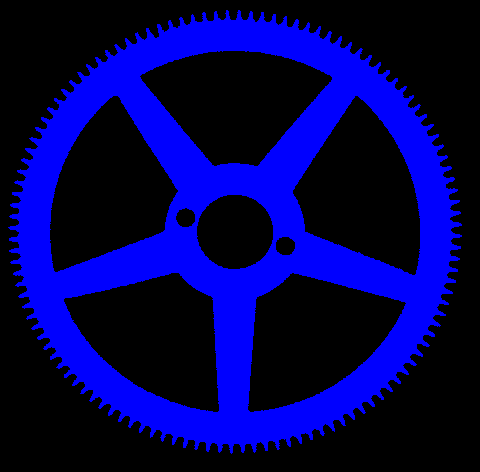
%> input picture vc/sample images/Wheel.bmp, 480 x 472 px
$ octave morfologia1.m   (GNU Octave 9; MATLAB toolbox functions it lacks are replaced by stand-ins)
%> lines starting %> are read from the running program, lines starting %| are printed output that depends on the picture; in (x1, y1, x2, y2) boxes, pixels count from 0 and x2, y2 are one past the last pixel; in counts of white or black regions, pixels touching at a corner belong together; the program's own positions count from 1
I = rgb2gray(imread('Wheel.bmp'));
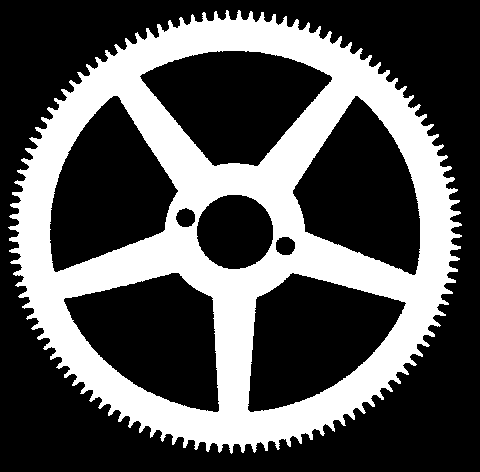
%> I: size 472x480 uint8; values 0 (black) and 29 (white), 33% white; 1 white region, box (x1, y1, x2, y2) and area: (8, 10, 462, 454) 74853
% h = imhist(I);
% bar(h);
BW = I > 15;
BW = imfill(BW,'holes');
%> BW: size 472x480 logical; 65.9% white; 1 black region, box (x1, y1, x2, y2) and area: (0, 0, 480, 472) 77176
EE = strel('disk',8);
EI = imerode(BW,EE);
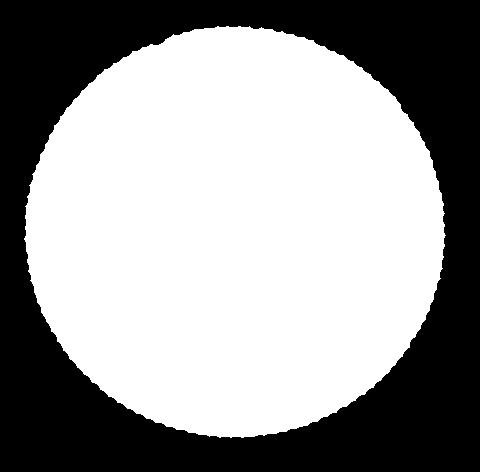
%> EI: size 472x480 logical; 59.7% white; 1 black region, box (x1, y1, x2, y2) and area: (0, 0, 480, 472) 91367
DI = imdilate(BW,EE);
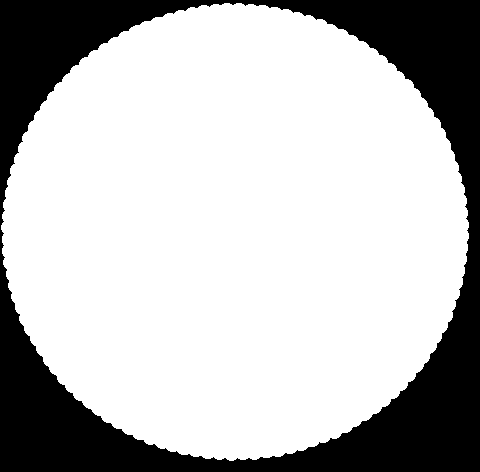
%> DI: size 472x480 logical; 73.7% white; 1 black region, box (x1, y1, x2, y2) and area: (0, 0, 480, 472) 59647
OI = imopen(BW,EE);
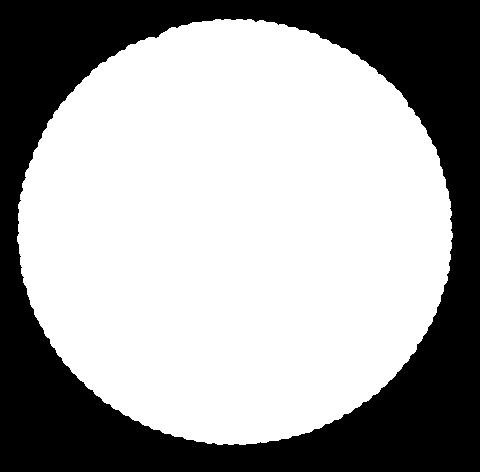
%> OI: size 472x480 logical; 64% white; 1 black region, box (x1, y1, x2, y2) and area: (0, 0, 480, 472) 81466
CI = imclose(BW,EE);
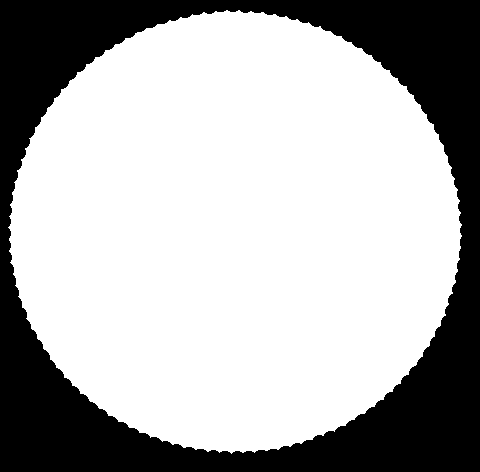
%> CI: size 472x480 logical; 68.8% white; 1 black region, box (x1, y1, x2, y2) and area: (0, 0, 480, 472) 70670
RI = and(BW,not(OI));
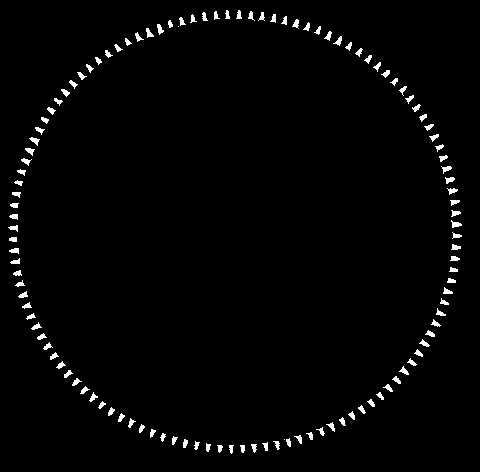
%> RI: size 472x480 logical; 1.9% white; 122 white regions (2 under 20 px), largest, box (x1, y1, x2, y2) and area: (451, 220, 462, 228) 48, (29, 137, 40, 146) 45, (157, 24, 164, 35) 44
RI = BW & not(OI);
EE = strel('disk',2);
RIF = imclose(RI,EE);
%> RIF: size 472x480 logical; 1.9% white; 119 white regions, largest, box (x1, y1, x2, y2) and area: (399, 86, 414, 104) 71, (451, 220, 462, 228) 48, (157, 24, 164, 35) 45
montage({BW,EI,DI,OI,CI,RI,RIF});
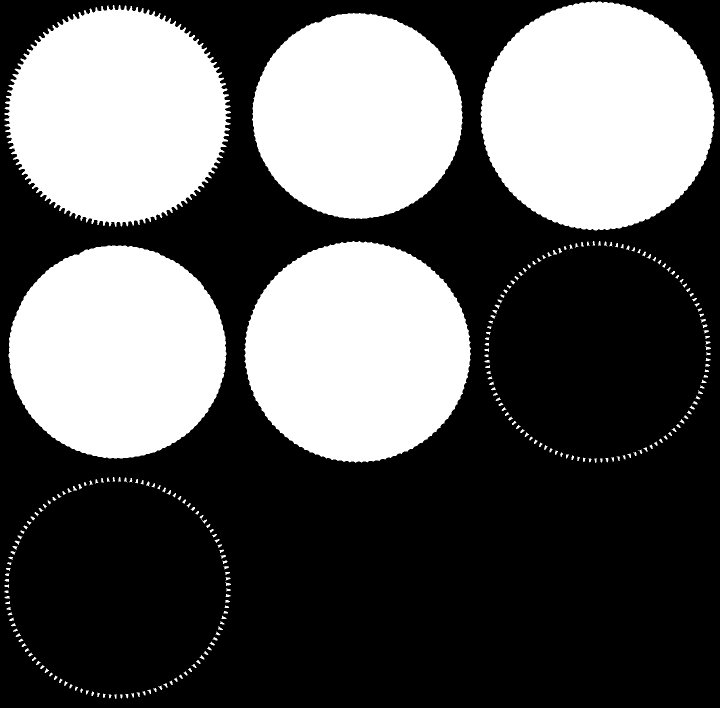
%> displayed picture: size 1416x1440 logical (shown at 1/2 size); 37.3% white; 246 white regions (2 under 20 px), largest, box (x1, y1, x2, y2) and area: (961, 3, 1429, 461) 166913, (488, 482, 942, 926) 155890, (8, 10, 462, 454) 149384
bwconncomp(RI)
%> ans = 122 connected components
bwconncomp(RIF)
%> ans = 119 connected components
%imshow(BW);

$ run again, with vc/sample images/103.bmp copied over vc/sample images/Wheel.bmp
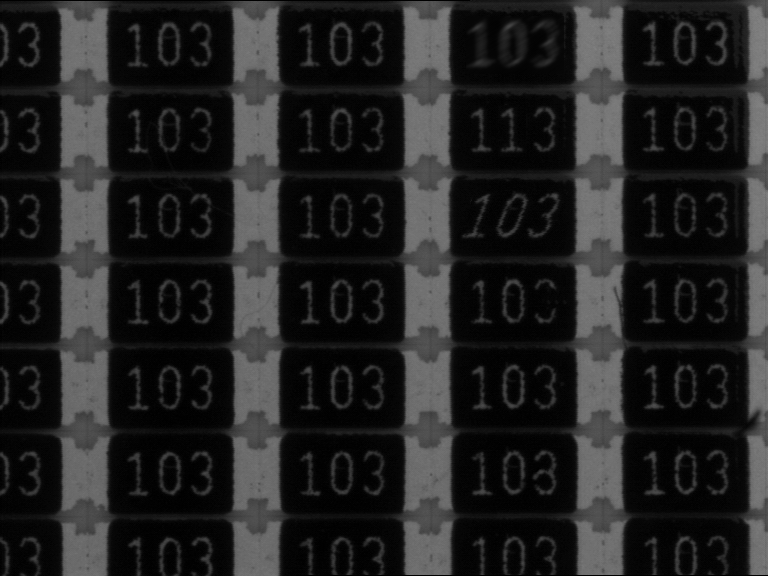
%> input picture vc/sample images/103.bmp, 768 x 576 px
%> I is the input picture: size 576x768 uint8; min 0, max 133, mean 35.6
%> `BW = I > 15;`:
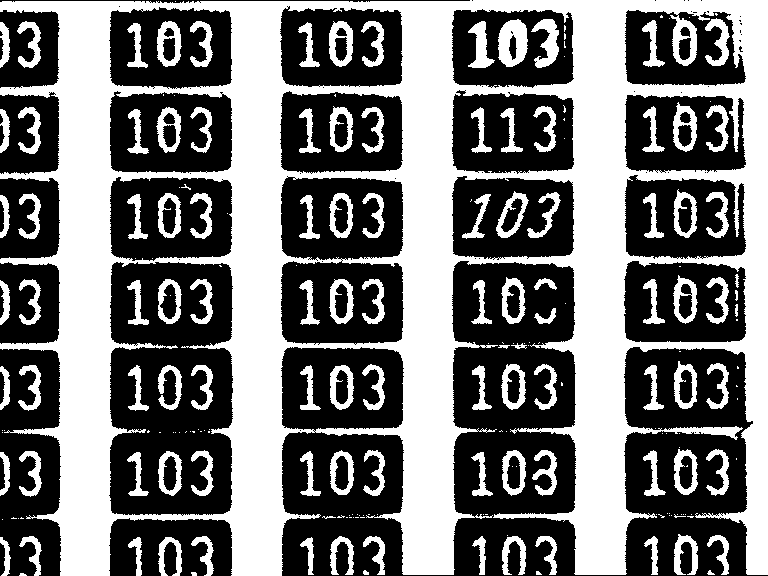
%> BW: size 576x768 logical; 45.5% white; 211 white regions (103 under 20 px), largest, box (x1, y1, x2, y2) and area: (0, 0, 768, 576) 159655, (498, 19, 528, 67) 1014, (531, 19, 559, 68) 702
%> EI: size 576x768 logical; 67.4% white; 5 black regions, box (x1, y1, x2, y2) and area: (275, 254, 768, 576) 93855, (0, 0, 480, 576) 41479, (102, 511, 239, 576) 8518, (677, 0, 709, 8) 218, (648, 0, 663, 8) 96
%> DI: size 576x768 logical; 95% white; 51 black regions (10 under 20 px), largest, box (x1, y1, x2, y2) and area: (461, 439, 568, 508) 2031, (289, 440, 396, 510) 1955, (460, 354, 568, 424) 1908
%> OI: size 576x768 logical; 73.4% white; 6 black regions (3 under 20 px), largest, box (x1, y1, x2, y2) and area: (282, 261, 768, 576) 76734, (0, 0, 473, 576) 34309, (109, 518, 232, 576) 6824
%> CI: size 576x768 logical; 80.1% white; 40 black regions (5 under 20 px), largest, box (x1, y1, x2, y2) and area: (282, 516, 768, 576) 15019, (0, 349, 61, 576) 8913, (453, 262, 574, 345) 7695
%> RI: size 576x768 logical; 4.4% white; 471 white regions (407 under 20 px), largest, box (x1, y1, x2, y2) and area: (628, 426, 743, 440) 662, (0, 1, 60, 13) 605, (674, 534, 698, 575) 517
%> RIF: size 576x768 logical; 4.5% white; 416 white regions (355 under 20 px), largest, box (x1, y1, x2, y2) and area: (628, 426, 746, 440) 724, (0, 1, 60, 13) 611, (674, 534, 698, 575) 523
%> `montage({BW,EI,DI,OI,CI,RI,RIF});`:
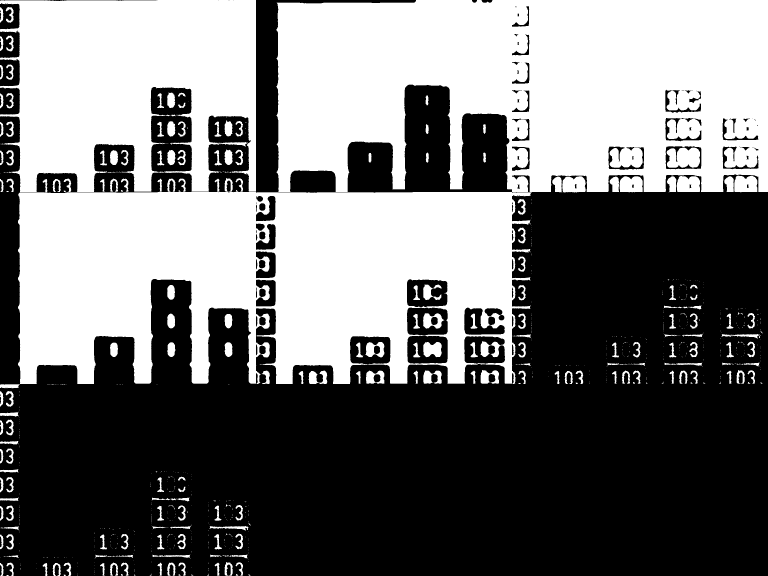
%> displayed picture: size 1728x2304 logical (shown at 1/3 size); 44.7% white; 1027 white regions (821 under 20 px), largest, box (x1, y1, x2, y2) and area: (54, 0, 2304, 1152) 1357535, (0, 0, 768, 576) 324949, (2000, 443, 2100, 503) 5063
%> `bwconncomp(RI)`: ans = 471 connected components
%> `bwconncomp(RIF)`: ans = 416 connected components
